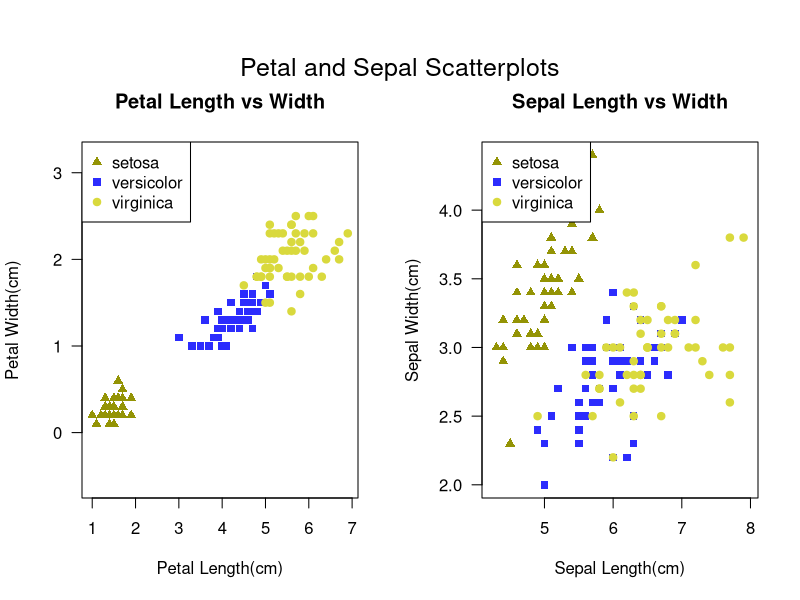
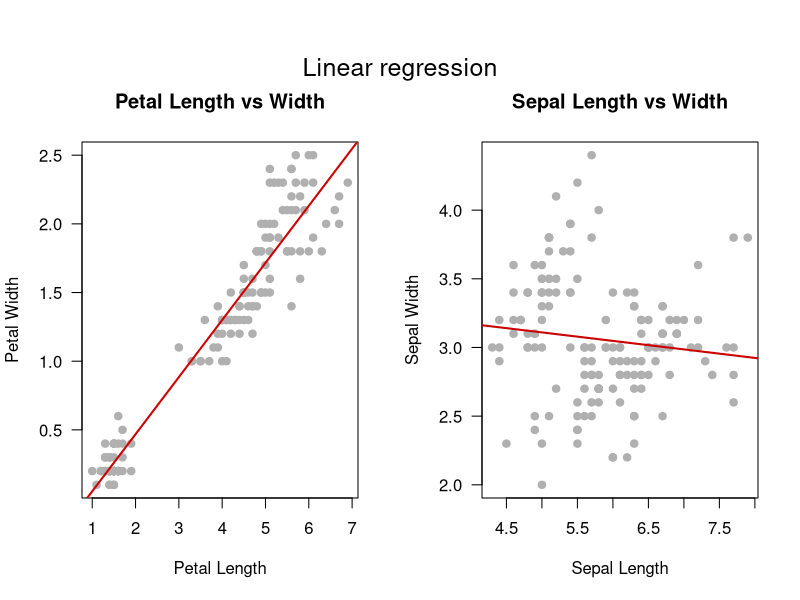
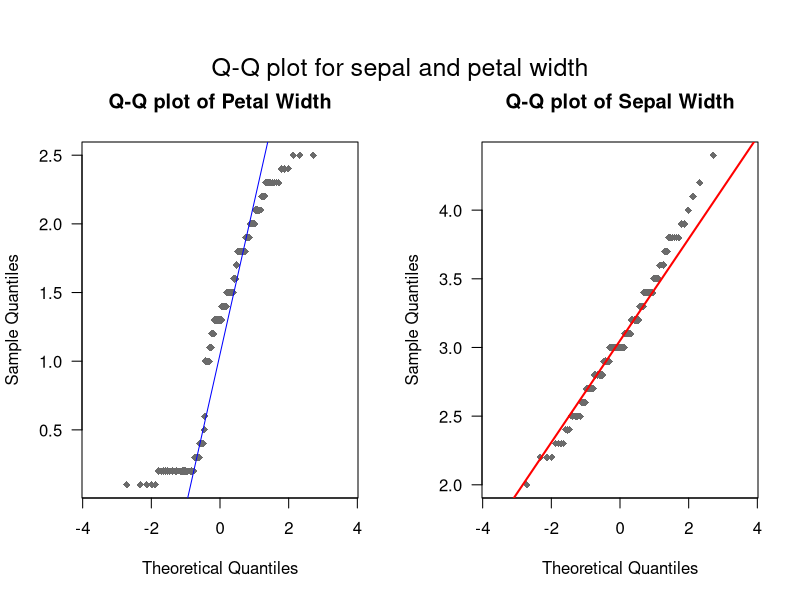
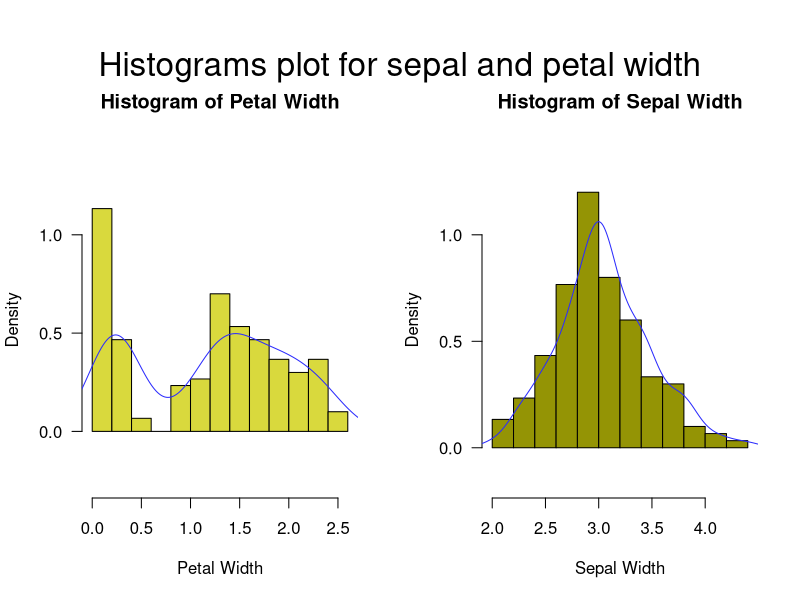
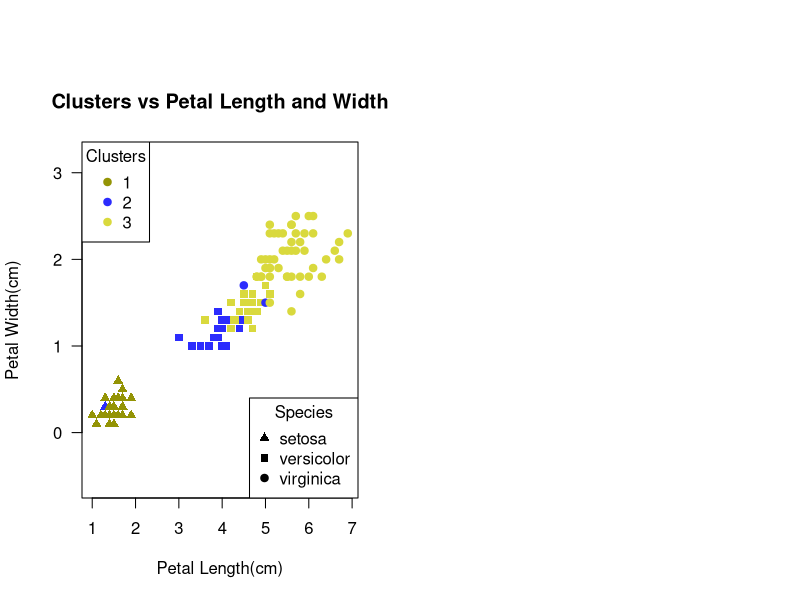

The R script that drew these images, in order:
# Install and load necessary package
install.packages("dichromat")
library(dichromat)

# Define the original color palette
original_colors <- c("red", "blue", "green")

# Simulate color palettes for different types of colorblindness
protan <- dichromat(original_colors, type = "protan")
deutan <- dichromat(original_colors, type = "deutan")
tritan <- dichromat(original_colors, type = "tritan")

Petal.Width=(iris$Petal.Width) 
Sepal.Width=(iris$Sepal.Width) 
Petal.Length=(iris$Petal.Length) 
Sepal.Length=(iris$Petal.Length)

################################################################################

#EXCERCISE 1

# Loading the iris dataset
iris_table <- iris
species_names <- unique(iris_table$"Species")

# Print species info
print(species_names)
table(iris_table$"Species")

# Map species to original colors and colorblind-simulated colors
species_colours_original <- c("setosa" = "red", 
                              "versicolor" = "blue", 
                              "virginica" = "green")

species_colours_deutan <- c("setosa" = deutan[1], 
                            "versicolor" = deutan[2], 
                            "virginica" = deutan[3])

# Shapes for the species (consistent across plots)
species_shapes <- c("setosa" = 17, "versicolor" = 15, "virginica" = 19)


# Creating scatterplots

# Setting up the plotting area to produce a multi-panel plot with 1 row and 2 columns.
# Adjusting outer and inner margins
par(mfrow = c(1, 2), oma = c(0, 0, 3, 0), mar = c(5, 4, 4, 2) + 0.1) 

plot(iris$Petal.Length, iris$Petal.Width, 
     col = species_colours_deutan[iris$Species], 
     pch = species_shapes[iris$Species], 
     xlab = "Petal Length(cm)", ylab = "Petal Width(cm)", 
     asp = 2, las=1,
     main = "Petal Length vs Width")
legend("topleft", legend = names(species_colours_deutan), 
       col = species_colours_deutan, 
       pch = species_shapes, cex = 1)

plot(iris$Sepal.Length, iris$Sepal.Width, 
     col = species_colours_deutan[iris$Species], 
     pch = species_shapes[iris$Species], 
     xlab = "Sepal Length(cm)", ylab = "Sepal Width(cm)", 
     asp = 2, las=1,
     main = "Sepal Length vs Width")  
legend("topleft", legend = names(species_colours_deutan), 
       col = species_colours_deutan, 
       pch = species_shapes, cex = 1) 

# Adding a common title for both plots.
mtext("Petal and Sepal Scatterplots", side = 3, outer = TRUE, 
      line = -1, cex = 1.5) # Adds a title to the entire plotting area.

# Resetting plotting parameters to avoid that future subsequent plots might 
#nherit the multi-panel layout.
par(mfrow = c(1, 1))

dev.off()


#EXCERCISE 2

# Linear regression for petal length vs. petal width
petal_lm <- lm(Petal.Width ~ Petal.Length, data = iris_table)

# Linear regression for sepal length vs. sepal width
sepal_lm <- lm(Sepal.Width ~ Sepal.Length, data = iris_table)

par(mfrow = c(1, 2), oma = c(0, 0, 3, 0), mar = c(5, 4, 4, 2) + 0.1)

# Plotting Petal Variables
plot(iris$Petal.Length, iris$Petal.Width,
     xlab = "Petal Length", ylab = "Petal Width",
     main = "Petal Length vs Width", 
     pch = 19, las=1, col = "gray69")
abline(petal_lm, col = "red3", lwd = 2)

# Plotting Sepal Variables

plot(iris$Sepal.Length, iris$Sepal.Width,
     xlab = "Sepal Length", ylab = "Sepal Width",
     main = "Sepal Length vs Width", 
     pch = 19, las=1, col = "gray69")
abline(sepal_lm, col = "red3", lwd = 2)

mtext("Linear regression", side = 3, outer = TRUE, 
      line = -1, cex = 1.5) # Adds a title to the entire plotting area

dev.off()


#EXCERCISE 3

################################################################################
#I just modified the asp (aspect ratio) and the colorurs but at the end
#I don't think we are required to do the q-q plot from the excercise 3

par(mfrow = c(1, 2), oma = c(0, 0, 3, 0), mar = c(5, 4, 4, 2) + 0.1)

qqplot.Petalwidth.pdf = qqnorm(Petal.Width, 
                               main = "Q-Q plot of Petal Width", 
                               col = "gray42", 
                               asp=4, las=1,
                               pch = 18)

qqline(Petal.Width, col = "blue", lwd = 1)

qqplot.Sepalwidth.pdf = qqnorm(Sepal.Width, 
                               main = "Q-Q plot of Sepal Width", 
                               col = "gray42", 
                               asp=4, las=1,
                               pch = 18)

qqline(Sepal.Width, col = "red", lwd = 2)

mtext("Q-Q plot for sepal and petal width", side = 3, outer = TRUE, 
      line = -1, cex = 1.5) # Adds a title to the entire plotting area
################################################################################

#shapiro test

petal_width_shapiro = shapiro.test(Petal.Width)
petal_width_shapiro

# Shapiro-Wilk normality test
# data:  Petal.Width
# W = 0.90183, p-value = 1.68e-08

sepal_width_shapiro = shapiro.test(Sepal.Width)
sepal_width_shapiro

# Shapiro-Wilk normality test
# data:  Sepal.Width
# W = 0.98492, p-value = 0.1012


#Histogram for the petal width

par(mfrow = c(1, 2), oma = c(0, 0, 3, 0), mar = c(5, 4, 4, 2) + 0.1)

histo.Petal.Width.pdf = hist(Petal.Width, 
                             main = "Histogram of Petal Width", 
                             freq = F, 
                             col = deutan[3],
                             asp = 2, las=1,
                             xlab = "Petal Width")
Pd = density(Petal.Width)
lines(Pd, col = deutan[2])


#Histogram for the sepal width

histo.Sepal.Width.pdf = hist(Sepal.Width, 
                             main = "Histogram of Sepal Width", 
                             freq = F, 
                             col = deutan[1], 
                             asp = 2, las=1,
                             xlab = "Sepal Width")
Sd = density(Sepal.Width)
lines(Sd, col = deutan[2])

mtext("Histograms plot for sepal and petal width", side = 3, outer = TRUE, 
      line = -1, cex = 2) # Adds a title to the entire plotting area




#EXCERCISE 4

#Removal of the column "Species" since it is qualitative and not numerical  
#Clustering is performed with only numerical objects

iris_numeric <- iris_table[, -ncol(iris_table)] #since the column "Species" is the last one

#Reduction to the 4 variables: 
#"Sepal.Length", "Sepal.Width", "Petal.Length", "Petal.Width"

#After scaling the dataset that gives 
#Equal Weighting: Features in different units or scales can dominate distance calculations, leading to biased results. 
#Improved Accuracy: Scaling ensures each feature contributes equally, helping to identify the true data structure. 
#Consistency: Distance metrics like Euclidean distance are sensitive to scale; scaling ensures consistent and meaningful distances.

#it is time for the computation of the distance matrix to define the distance between the new group and
#the rest of the data points.

iris_dist=dist(scale(iris_numeric))

#as this default method is implemented with:
iris_hc = hclust(iris_dist)

#the distance between pairs of clusters is defined as the
#maximum value of all possible distances between elements of the two clusters.

#This function produces a vector that defines the belonging to one of the 3 groups.
iris_clusters = cutree(iris_hc, k=3)

iris$iris_clusters <- iris_clusters

#Now, we can test the performance of the clustering method by comparing 
#the original classification with the clustering:

contingency_table <- table (iris$iris_clusters, iris$Species)

print(contingency_table)

#setosa versicolor virginica
#1     49          0         0
#2      1         21         2
#3      0         29        48

#prepearing the clustering colours in a way that enables colorblind people to use it

cluster_colors <- dichromat(c("red", "blue", "green"), type = "deutan")

plot(iris$Petal.Length, iris$Petal.Width, 
     col = cluster_colors[iris_clusters], 
     pch = species_shapes[iris$Species], 
     xlab = "Petal Length(cm)", ylab = "Petal Width(cm)", 
     asp = 2, las=1,
     main = "Clusters vs Petal Length and Width")

legend("topleft", legend = unique(iris_clusters), 
       col = cluster_colors, 
       pch = 19, cex = 1, title = "Clusters")

legend("bottomright", legend = names(species_shapes), 
       col = "black", 
       pch = species_shapes, cex = 1, title = "Species")
